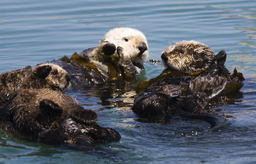
#> input picture IA/TP2/loutres.png, 256 x 164 px, shrunk from 639 x 409 before the run
$ python convolution.py
#> lines starting #> are read from the running program, lines starting #| are printed output that depends on the picture
import matplotlib.pyplot as plt
import numpy as np

PATH = './loutres.png'


class Convolution():

    def __init__(self, kernel_size, channels_in, channels_out) -> None:
        self.channels_out = channels_out  # Noted C_out
        self.channels_in = channels_in  # Noted C_in
        self.kernel_size = kernel_size  # Noted K
        # Initialize channels_out kernels of size (C_out, C_in, K, K)
        self.kernels = np.random.rand(channels_out, channels_in, kernel_size,
                                      kernel_size)

    def apply_kernel(self, kernel: np.ndarray, input: np.ndarray) -> float:
        """Apply convolution to a part of the input, with element-wise multiplication and summation.

        Args:
            kernel (np.ndarray): Kernel of size (KxK)
            input (np.ndarray): Sub-window of the image to apply kernel (KxK)

        Returns:
            float: Result of the result of the convolution
        """
        output = 0.0
        for i in range(self.kernel_size):
            for j in range(self.kernel_size):
                output += kernel[i, j] * input[i, j]
        return output


    def single_filter(self, kernels: np.ndarray, input: np.ndarray) -> float:
        """Apply convolution across multiple input channels by summing all results together

        Args:
            kernels (np.ndarray): All input channel kernels (C_in, K, K)
            input (np.ndarray): Sub-window of the image to apply convolution

        Returns:
            float: Resulting convolution across all channels
        """
        filter_output = 0.0
        for kernel in kernels:
            for c in range(self.channels_in):
                filter_output += self.apply_kernel(kernel, input[:, :, c])
        return filter_output

    def forward(self, input_data: np.ndarray) -> np.ndarray:
        rows = input_data.shape[0]
#> rows = 164
        cols = input_data.shape[1]
#> cols = 256
        # Initialize output volume of siwe (H, W, C_out)
        output = np.zeros((rows, cols, self.channels_out))
        # Compute padding to get same output dimension.
        padding = int((self.kernel_size - 1) / 2)
        # Copy input image to padded input.
        padded_image = np.zeros(
            (rows + 2 * padding, cols + 2 * padding, self.channels_in))
        padded_image[padding:-padding, padding:-padding] = input_data
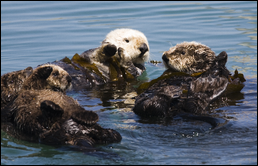
#> padded_image: shape (166, 258, 3) float64; mean R, G, B 0.348, 0.377, 0.416
        # Iterate over all rows and columns.
        for i in range(rows):
            for j in range(cols):
                sub_window = padded_image[i:i + self.kernel_size,
                                          j:j + self.kernel_size]
                # Iterate over all out channels.
                for c_out in range(self.channels_out):
                    output[i, j, c_out] = 0.0
                    kernels = self.kernels[c_out]
                    output[i, j, c_out] = self.single_filter(kernels,
                                                             sub_window)
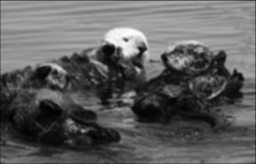
#> output: shape (164, 256, 1) float64; min 1.32, max 46.09, mean 18; drawn with min black and max white
        return output


test_image = plt.imread(PATH)[:, :, :3]
plt.figure("Image entrée")
plt.imshow(test_image)

conv = Convolution(3, 3, 1)
output = conv.forward(test_image)

channel = 0
plt.figure(f"Sortie canal {channel}")
plt.imshow(np.squeeze(output[:, :, channel:channel + 1]))

plt.show()
